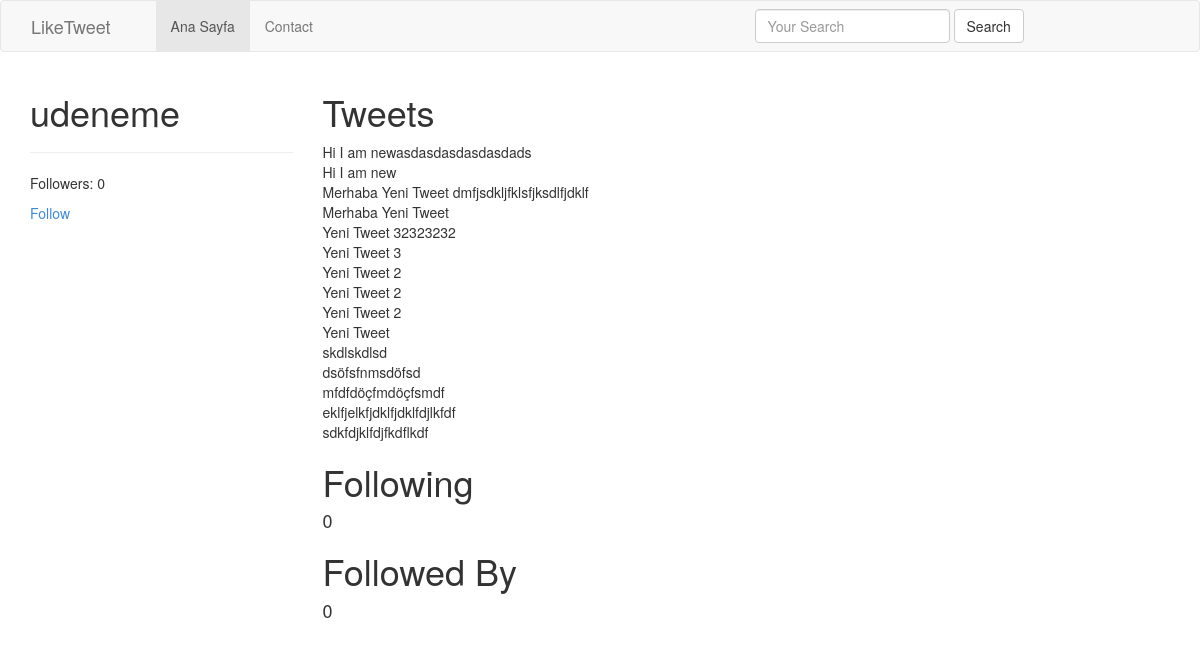
The app's page /udeneme/, older data.
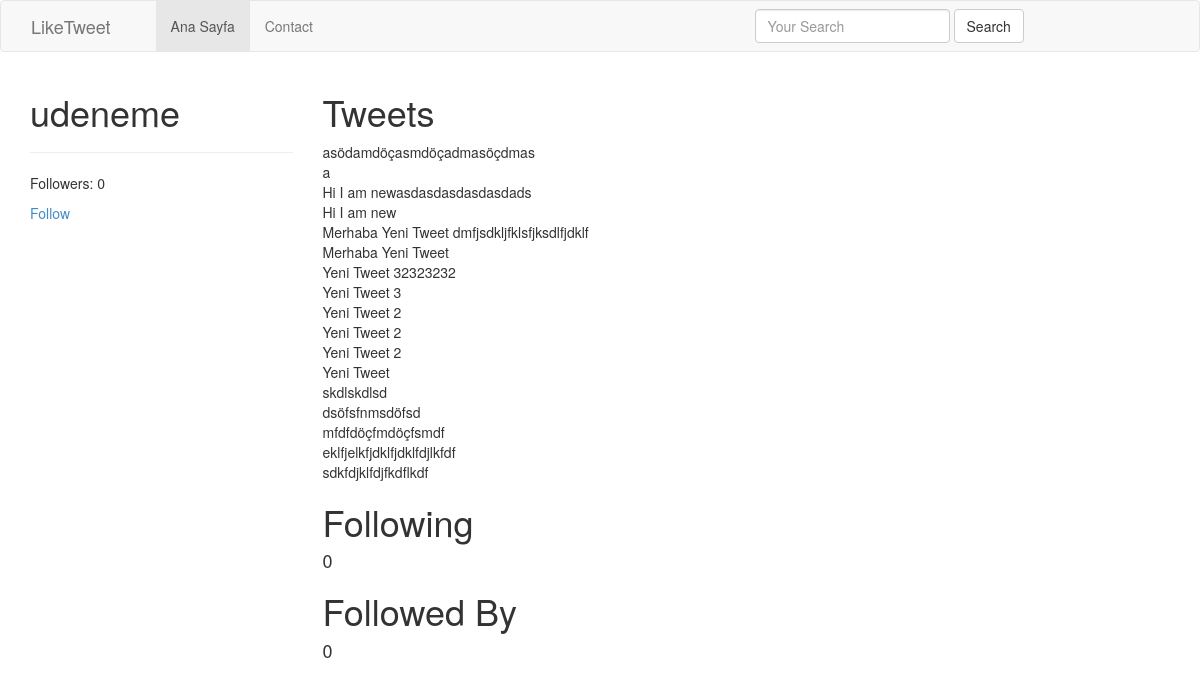
The same page, newer data.
### tweets/models.py (models this page shows, shortened)
class Tweet(models.Model):
	user 		= models.ForeignKey(settings.AUTH_USER_MODEL)
	content 	= models.CharField(max_length=140, validators=[validate_content])
	updated 	= models.DateTimeField(auto_now=True)
	timestamp 	= models.DateTimeField(auto_now_add=True)
	def __str__(self):
		return str(self.content)
	class Meta:
		ordering = ['-timestamp']

### accounts/views.py (the view)
# urls.py: url(r'^(?P<username>[\w.@+-]+)/$', UserDetailView.as_view(), name="detail"), #/tweet/1
class UserDetailView(DetailView):
	template_name = 'accounts/user_detail.html'
	queryset = User.objects.all()
	def get_object(self):
		return get_object_or_404(User, username__iexact=self.kwargs.get("username")) # ??

### accounts/models.py (called while the page is built)
	def all(self):
		qs = self.get_queryset().all()
		try:
			if self.instance:
				qs = qs.exclude(user=self.instance)
		except:
			pass
		return qs

### accounts/templates/accounts/user_detail.html (shortened to what this page needs)
{% extends "base.html" %}
{% block content %}
	<div class="row">
		<div class="col-sm-3 col-xs-12" >
			<h1>{{ object.username }}</h1>
			<hr>
			<p>Followers: {{ object.followed_by.all.count }}</p>
			<p> <a href='{% url "profiles:follow" username=object.username %}'>Follow</a></p>
		</div>
		<div class="col-sm-9 col-xs-12">
			<h1>Tweets</h1>
			{% for tweet in object.tweet_set.all %}
				{{ tweet }}<br>
			{% endfor %}
			<h1>Following <small>{{ object.profile.get_following.count }}</small></h1>
			{% for user in object.profile.get_following %}
				<a href="/{{ user.username }}">{{ user.username }}</a><br>
			{% empty %}
				<h4>0</h4>
			{% endfor %}
			<h1>Followed By</h1>
			{% for profile in object.profile.followed_by.all %}
				<a href="/{{ profile.user.username }}">{{ profile.user.username }}</a><br>
			{% empty %}
				<h4>0</h4>
			{% endfor %}
		</div>
	</div>
{% endblock content %}

### templates/base.html (shortened to what this page needs)
{% load static %}
<!DOCTYPE html>
<html lang="en">
  <head>
    <link rel="stylesheet" href="{% static 'css/bootstrap.css' %}">
  </head>
  <body>
    {% include "navbar.html" %}
      <div class="container">
          {% block content %}
          {% endblock content %}
      </div>
  </body>
</html>

### templates/navbar.html (shortened to what this page needs)
<nav class="navbar navbar-default" role="navigation">
  <div class="navbar-header">
    <div class="col-sm-2 col-md-2">
        <a class="navbar-brand" href="#">LikeTweet</a>
    </div>
  </div>
  <div class="collapse navbar-collapse" id="bs-example-navbar-collapse-1">
    <div class="col-sm-6 col-md-6">
        <ul class="nav navbar-nav">
          <li class="active"><a href="#">Ana Sayfa</a></li>
          <li><a href="#"> Contact</a></li>
        </ul>
    </div>
    <div class="col-sm-4 col-md-4">
        {% include "tweets/search_form.html" %}
    </div>
  </div>
</nav>

### tweets/templates/tweets/search_form.html
<form id='navbar-search-form' class="navbar-form" role="search" method="GET" action='{% url "tweet:list" %}'>
	<div class="form-group">
		<input class="form-control" type="text" name="q" placeholder="Your Search" value='{{ request.GET.q }}' />
		</div>
	<input class="btn btn-default" type="submit" value="Search" />
</form>

Row changes from the older to the newer data that the page shows:
added Tweet: content "asödamdöçasmdöçadmasöçdmas"
added Tweet: content "a"
